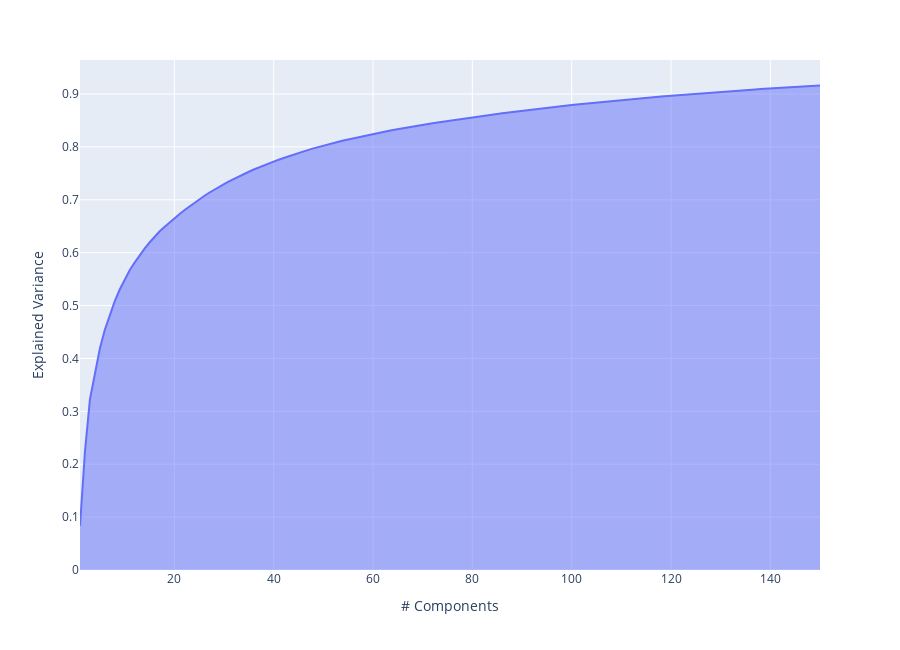

Notebook code cell kept with this figure:
### Code cell
from sklearn.decomposition import TruncatedSVD
from matplotlib import pyplot as plt
from sklearn.cluster import KMeans
from sklearn.decomposition import PCA
import plotly.express as px
from sklearn.model_selection import train_test_split

train_X, test_X, train_y, test_y = train_test_split(count_matrix,indices, test_size=0.4,random_state=42)


n_components = 150

pca2 = TruncatedSVD(n_components=n_components)
pca2.fit_transform(train_X)

exp_var_cumul = np.cumsum(pca2.explained_variance_ratio_)

px.area(
    x=range(1, exp_var_cumul.shape[0] + 1),
    y=exp_var_cumul,
    labels={"x": "# Components", "y": "Explained Variance"},
    width=900, height=650,
)

### Figure 1 — Plotly figure (JSON) as saved in the notebook; plotly's stock layout.template omitted (floating-point values rounded to 4 significant figures; data arrays with more than 128 entries replaced by an {"elided": "..."} marker saying what was removed)
{"data": [{"fillpattern": {"shape": ""}, "hovertemplate": "# Components=%{x}<br>Explained Variance=%{y}<extra></extra>", "legendgroup": "", "line": {"color": "#636efa"}, "marker": {"symbol": "circle"}, "mode": "lines", "name": "", "orientation": "v", "showlegend": false, "stackgroup": "1", "type": "scatter", "x": {"elided": "150 int values"}, "xaxis": "x", "y": {"elided": "150 float values"}, "yaxis": "y"}], "layout": {"height": 650, "legend": {"tracegroupgap": 0}, "margin": {"t": 60}, "width": 900, "xaxis": {"anchor": "y", "domain": [0, 1], "title": {"text": "# Components"}}, "yaxis": {"anchor": "x", "domain": [0, 1], "title": {"text": "Explained Variance"}}}}
